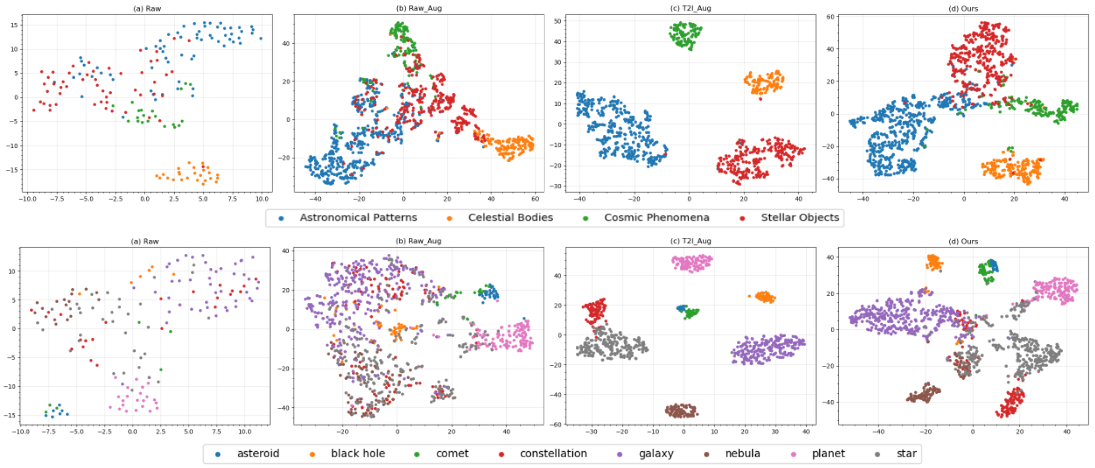
#> input picture assets/tsne3.png, 1095 x 468 px
$ python -i preprocessing.py   (imports and definitions only)
#> lines starting #> are read from the running program, lines starting #| are printed output that depends on the picture
import cv2
import numpy as np
from PIL import Image
from typing import Tuple, Optional

def preprocess_image(image: Image.Image,
                    target_size: Tuple[int, int] = (512, 512),
                    normalize: bool = True) -> np.ndarray:
    """Preprocess image for model input."""
#> called with target_size = (512, 512), normalize = True
    # Convert PIL Image to numpy array
    if isinstance(image, Image.Image):
        image = np.array(image)

    # Ensure RGB
    if len(image.shape) == 2:
        image = cv2.cvtColor(image, cv2.COLOR_GRAY2RGB)
    elif image.shape[2] == 4:
        image = cv2.cvtColor(image, cv2.COLOR_RGBA2RGB)

    # Resize
    image = cv2.resize(image, target_size)
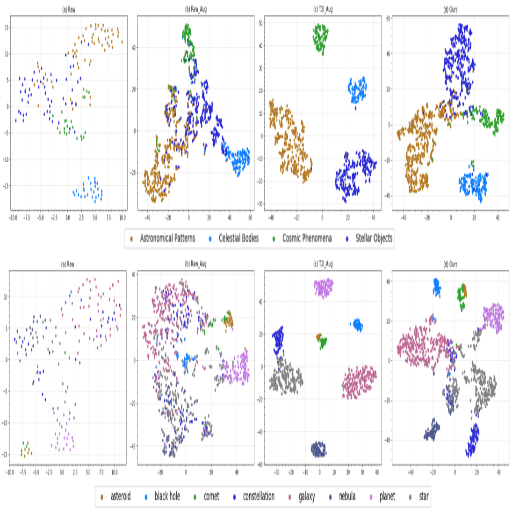
#> image: shape (512, 512, 3); mean of channels 0, 1, 2 244, 241.9, 242.6; drawn as B, G, R

    # Normalize if required
    if normalize:
        image = image.astype(np.float32) / 255.0
        image = (image - np.array([0.485, 0.456, 0.406])) / np.array([0.229, 0.224, 0.225])
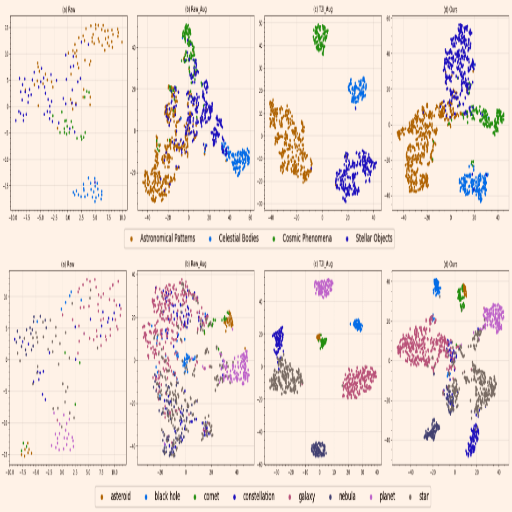
#> image: shape (512, 512, 3) float64; mean of channels 0, 1, 2 2.06, 2.2, 2.42; drawn with min black and max white

    return image

def center_crop(image: np.ndarray,
                target_size: Tuple[int, int]) -> np.ndarray:
    """Center crop the image to target size."""
    h, w = image.shape[:2]
    th, tw = target_size

    i = int(round((h - th) / 2.))
    j = int(round((w - tw) / 2.))

    return image[i:i+th, j:j+tw]

def adjust_dynamic_range(image: np.ndarray,
                        percentile_low: float = 1,
                        percentile_high: float = 99) -> np.ndarray:
    """Adjust dynamic range of astronomical images."""
    low = np.percentile(image, percentile_low)
    high = np.percentile(image, percentile_high)

    image_adjusted = np.clip((image - low) / (high - low), 0, 1)
    return image_adjusted

>>> import cv2
>>> picture = cv2.cvtColor(cv2.imread('../assets/tsne3.png'), cv2.COLOR_BGR2RGB)
>>> result = preprocess_image(picture)
